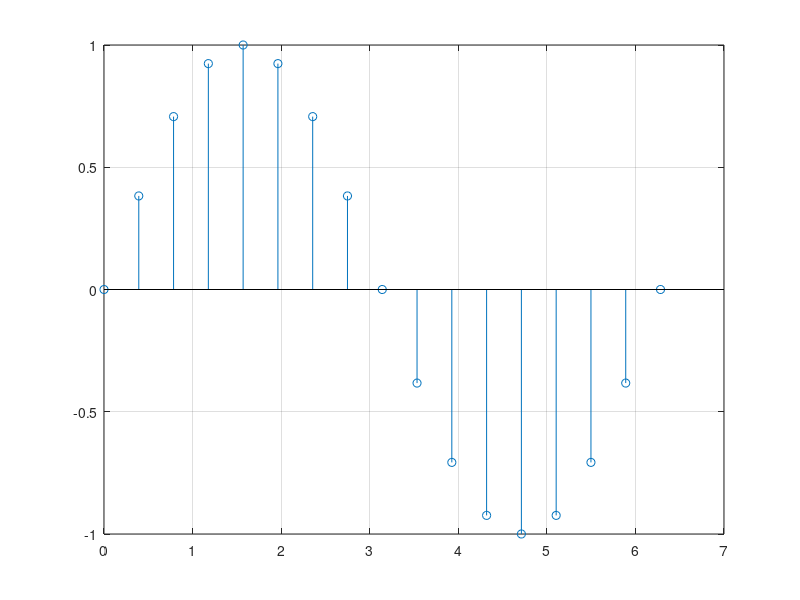
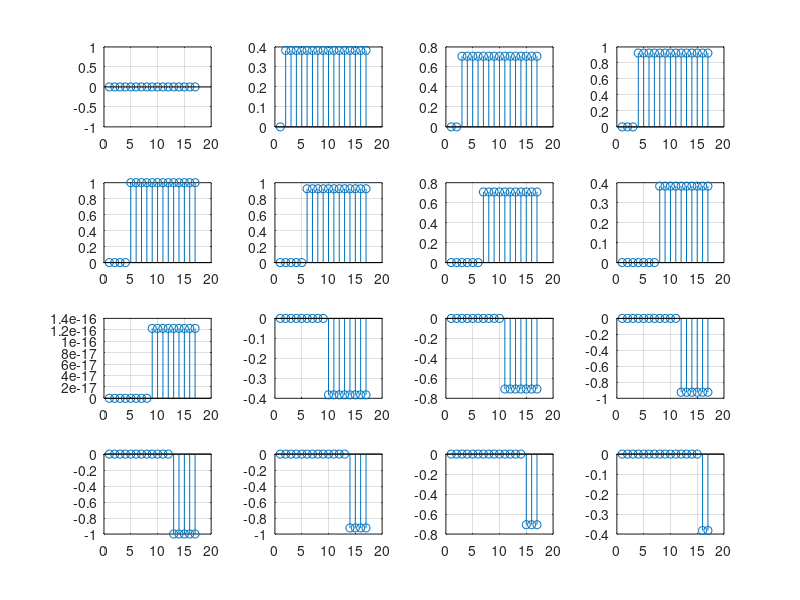

Recreate these plots in MATLAB, in order.
t=0:pi/8:2*pi; % Period - 16 points
y=sin(t); %Ouer signal
N=length(y); %Namber of pulse
 for IC=1:N %Pulse decomposition
     decY{IC}=y;
     decY{IC}(1:IC-1)=0;
     decY{IC}(IC:N)=decY{IC}(IC); 
 end
stem(t,y);
grid;
figure
for k=1:N-1
 subplot(4,4,k); stem(decY{k}); grid;
end
